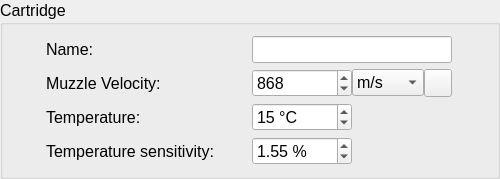
        <widget class="QGroupBox" name="cartridgeGroupBox">
         <property name="sizePolicy">
          <sizepolicy hsizetype="Expanding" vsizetype="Fixed">
           <horstretch>0</horstretch>
           <verstretch>0</verstretch>
          </sizepolicy>
         </property>
         <property name="minimumSize">
          <size>
           <width>500</width>
           <height>155</height>
          </size>
         </property>
         <property name="font">
          <font>
           <pointsize>12</pointsize>
          </font>
         </property>
         <property name="styleSheet">
          <string notr="true"/>
         </property>
         <property name="title">
          <string>Cartridge</string>
         </property>
         <property name="flat">
          <bool>false</bool>
         </property>
         <property name="checkable">
          <bool>false</bool>
         </property>
         <layout class="QGridLayout" name="gridLayout_3">
          <item row="1" column="1">
           <widget class="QWidget" name="horizontalWidget_16" native="true">
            <property name="maximumSize">
             <size>
              <width>200</width>
              <height>16777215</height>
             </size>
            </property>
            <layout class="QHBoxLayout" name="horizontalLayout_50">
             <property name="spacing">
              <number>0</number>
             </property>
             <property name="leftMargin">
              <number>0</number>
             </property>
             <property name="topMargin">
              <number>0</number>
             </property>
             <property name="rightMargin">
              <number>0</number>
             </property>
             <property name="bottomMargin">
              <number>0</number>
             </property>
             <item>
              <widget class="QSpinBox" name="mv">
               <property name="minimumSize">
                <size>
                 <width>100</width>
                 <height>0</height>
                </size>
               </property>
               <property name="maximumSize">
                <size>
                 <width>100</width>
                 <height>16777215</height>
                </size>
               </property>
               <property name="font">
                <font>
                 <pointsize>12</pointsize>
                </font>
               </property>
               <property name="styleSheet">
                <string notr="true"/>
               </property>
               <property name="maximum">
                <number>10000</number>
               </property>
               <property name="value">
                <number>868</number>
               </property>
              </widget>
             </item>
             <item>
              <widget class="QComboBox" name="mvQuantity">
               <property name="sizePolicy">
                <sizepolicy hsizetype="Fixed" vsizetype="Fixed">
                 <horstretch>0</horstretch>
                 <verstretch>0</verstretch>
                </sizepolicy>
               </property>
               <property name="minimumSize">
                <size>
                 <width>72</width>
                 <height>0</height>
                </size>
               </property>
               <property name="maximumSize">
                <size>
                 <width>80</width>
                 <height>16777215</height>
                </size>
               </property>
               <property name="font">
                <font>
                 <pointsize>12</pointsize>
                </font>
               </property>
               <property name="styleSheet">
                <string notr="true"/>
               </property>
               <item>
                <property name="text">
                 <string>m/s</string>
                </property>
               </item>
               <item>
                <property name="text">
                 <string>fps</string>
                </property>
               </item>
              </widget>
             </item>
             <item>
              <widget class="QToolButton" name="mvSwitch">
               <property name="sizePolicy">
                <sizepolicy hsizetype="Expanding" vsizetype="Expanding">
                 <horstretch>0</horstretch>
                 <verstretch>0</verstretch>
                </sizepolicy>
               </property>
               <property name="font">
                <font>
                 <pointsize>8</pointsize>
                 <weight>75</weight>
                 <italic>false</italic>
                 <bold>true</bold>
                 <underline>false</underline>
                </font>
               </property>
               <property name="toolTip">
                <string>&lt;font color=black&gt;Convert&lt;/font&gt;</string>
               </property>
               <property name="text">
                <string/>
               </property>
               <property name="icon">
                <iconset>
                 <normaloff>../.rsrc/res/drawable/secondarybtn21a.png</normaloff>
                 <disabledoff>../.rsrc/res/drawable/secondarybtn21b.png</disabledoff>../.rsrc/res/drawable/secondarybtn21a.png</iconset>
               </property>
               <property name="iconSize">
                <size>
                 <width>16</width>
                 <height>16</height>
                </size>
               </property>
              </widget>
             </item>
            </layout>
           </widget>
          </item>
          <item row="3" column="0">
           <widget class="QLabel" name="label_72">
            <property name="font">
             <font>
              <pointsize>12</pointsize>
             </font>
            </property>
            <property name="text">
             <string>Temperature sensitivity:</string>
            </property>
           </widget>
          </item>
          <item row="0" column="0">
           <widget class="QLabel" name="label_69">
            <property name="sizePolicy">
             <sizepolicy hsizetype="Preferred" vsizetype="Preferred">
              <horstretch>0</horstretch>
              <verstretch>0</verstretch>
             </sizepolicy>
            </property>
            <property name="minimumSize">
             <size>
              <width>0</width>
              <height>0</height>
             </size>
            </property>
            <property name="maximumSize">
             <size>
              <width>16777215</width>
              <height>16777215</height>
             </size>
            </property>
            <property name="font">
             <font>
              <pointsize>12</pointsize>
             </font>
            </property>
            <property name="text">
             <string>Name:</string>
            </property>
           </widget>
          </item>
          <item row="2" column="1">
           <widget class="QSpinBox" name="temp">
            <property name="maximumSize">
             <size>
              <width>100</width>
              <height>16777215</height>
             </size>
            </property>
            <property name="font">
             <font>
              <pointsize>12</pointsize>
             </font>
            </property>
            <property name="styleSheet">
             <string notr="true"/>
            </property>
            <property name="suffix">
             <string> °C</string>
            </property>
            <property name="value">
             <number>15</number>
            </property>
           </widget>
          </item>
          <item row="0" column="1">
           <widget class="QLineEdit" name="cartridgeName">
            <property name="sizePolicy">
             <sizepolicy hsizetype="Expanding" vsizetype="Fixed">
              <horstretch>0</horstretch>
              <verstretch>0</verstretch>
             </sizepolicy>
            </property>
            <property name="minimumSize">
             <size>
              <width>200</width>
              <height>0</height>
             </size>
            </property>
            <property name="maximumSize">
             <size>
              <width>150</width>
              <height>16777215</height>
             </size>
            </property>
            <property name="sizeIncrement">
             <size>
              <width>0</width>
              <height>0</height>
             </size>
            </property>
            <property name="baseSize">
             <size>
              <width>0</width>
              <height>0</height>
             </size>
            </property>
            <property name="font">
             <font>
              <pointsize>12</pointsize>
             </font>
            </property>
            <property name="styleSheet">
             <string notr="true"/>
            </property>
            <property name="text">
             <string/>
            </property>
            <property name="maxLength">
             <number>20</number>
            </property>
            <property name="frame">
             <bool>true</bool>
            </property>
            <property name="alignment">
             <set>Qt::AlignLeading|Qt::AlignLeft|Qt::AlignVCenter</set>
            </property>
           </widget>
          </item>
          <item row="3" column="1">
           <widget class="QDoubleSpinBox" name="ts">
            <property name="minimumSize">
             <size>
              <width>100</width>
              <height>0</height>
             </size>
            </property>
            <property name="maximumSize">
             <size>
              <width>100</width>
              <height>16777215</height>
             </size>
            </property>
            <property name="font">
             <font>
              <pointsize>12</pointsize>
             </font>
            </property>
            <property name="suffix">
             <string> %</string>
            </property>
            <property name="decimals">
             <number>2</number>
            </property>
            <property name="maximum">
             <double>100.000000000000000</double>
            </property>
            <property name="singleStep">
             <double>0.010000000000000</double>
            </property>
            <property name="value">
             <double>1.550000000000000</double>
            </property>
           </widget>
          </item>
          <item row="2" column="0">
           <widget class="QLabel" name="label_71">
            <property name="sizePolicy">
             <sizepolicy hsizetype="Fixed" vsizetype="Preferred">
              <horstretch>0</horstretch>
              <verstretch>0</verstretch>
             </sizepolicy>
            </property>
            <property name="minimumSize">
             <size>
              <width>0</width>
              <height>0</height>
             </size>
            </property>
            <property name="maximumSize">
             <size>
              <width>16777215</width>
              <height>16777215</height>
             </size>
            </property>
            <property name="font">
             <font>
              <pointsize>12</pointsize>
             </font>
            </property>
            <property name="text">
             <string>Temperature:</string>
            </property>
           </widget>
          </item>
          <item row="1" column="0">
           <widget class="QLabel" name="label_70">
            <property name="sizePolicy">
             <sizepolicy hsizetype="Fixed" vsizetype="Preferred">
              <horstretch>0</horstretch>
              <verstretch>0</verstretch>
             </sizepolicy>
            </property>
            <property name="minimumSize">
             <size>
              <width>0</width>
              <height>0</height>
             </size>
            </property>
            <property name="maximumSize">
             <size>
              <width>16777215</width>
              <height>16777215</height>
             </size>
            </property>
            <property name="font">
             <font>
              <pointsize>12</pointsize>
             </font>
            </property>
            <property name="text">
             <string>Muzzle Velocity:</string>
            </property>
           </widget>
          </item>
         </layout>
        </widget>
